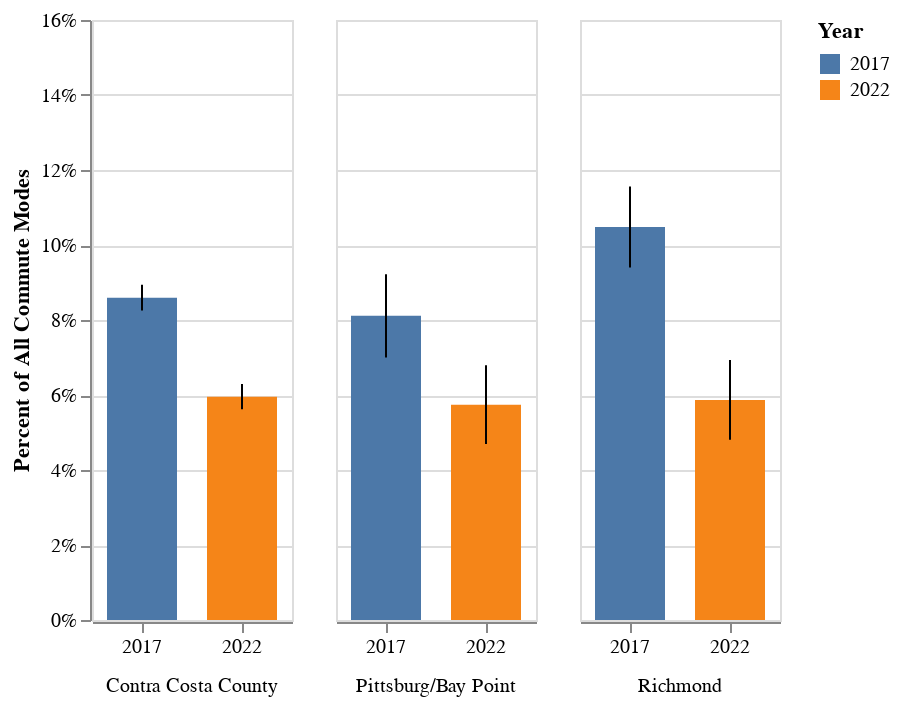

The code cell stored with this chart in its notebook:
### Code cell
# Rail
rail_chart = alt.Chart(dfc).mark_bar(size=35).encode(
    x=alt.X('year:N').title('').axis(labelAngle=0),
    y=alt.Y('pct_rail_all:Q').scale(domain=(0,.15)).axis(format='%').title('Percent of All Commute Modes'),
    color=alt.Color('year:N').title('Year'),
    #order = alt.Order('color_financial_recovery_sort_index:Q'),
).properties(width=100)

rail_errors = alt.Chart().mark_errorbar().encode(
    x='year:N',
    y=alt.Y('pct_rail_all:Q').scale(zero=False).title(''),
    yError='pct_rail_all_moe:Q'
)

alt.layer(rail_chart, rail_errors, data=dfc).facet(
    column=alt.Column("NAME:N", header=alt.Header(labelOrient='bottom')).title('')
)

### Figure 1 — Vega-Lite specification as saved in the notebook (floating-point values rounded to 4 significant figures)
{"config": {"view": {"continuousWidth": 300, "continuousHeight": 300}}, "data": {"name": "data-1095025d58b040c0990511c4a72ef59a"}, "facet": {"column": {"field": "NAME", "header": {"labelOrient": "bottom"}, "title": "", "type": "nominal"}}, "spec": {"layer": [{"mark": {"type": "bar", "size": 35}, "encoding": {"color": {"field": "year", "title": "Year", "type": "nominal"}, "x": {"axis": {"labelAngle": 0}, "field": "year", "title": "", "type": "nominal"}, "y": {"axis": {"format": "%"}, "field": "pct_rail_all", "scale": {"domain": [0, 0.15]}, "title": "Percent of All Commute Modes", "type": "quantitative"}}}, {"mark": {"type": "errorbar"}, "encoding": {"x": {"field": "year", "type": "nominal"}, "y": {"field": "pct_rail_all", "scale": {"zero": false}, "title": "", "type": "quantitative"}, "yError": {"field": "pct_rail_all_moe"}}}], "width": 100}, "$schema": "https://vega.github.io/schema/vega-lite/v5.20.1.json", "datasets": {"data-1095025d58b040c0990511c4a72ef59a": [{"NAME": "Contra Costa County", "year": 2017, "pct_rail_all": 0.08594, "pct_rail_all_moe": 0.003425, "pct_bus": 0.01714, "pct_bus_moe": 0.001272}, {"NAME": "Contra Costa County", "year": 2022, "pct_rail_all": 0.05955, "pct_rail_all_moe": 0.003359, "pct_bus": 0.01527, "pct_bus_moe": 0.001726}, {"NAME": "Pittsburg/Bay Point", "year": 2017, "pct_rail_all": 0.08112, "pct_rail_all_moe": 0.01111, "pct_bus": 0.01539, "pct_bus_moe": 0.003807}, {"NAME": "Pittsburg/Bay Point", "year": 2022, "pct_rail_all": 0.05743, "pct_rail_all_moe": 0.0105, "pct_bus": 0.01016, "pct_bus_moe": 0.003542}, {"NAME": "Richmond", "year": 2017, "pct_rail_all": 0.1048, "pct_rail_all_moe": 0.01079, "pct_bus": 0.03305, "pct_bus_moe": 0.006155}, {"NAME": "Richmond", "year": 2022, "pct_rail_all": 0.0587, "pct_rail_all_moe": 0.01061, "pct_bus": 0.03367, "pct_bus_moe": 0.008699}]}}
